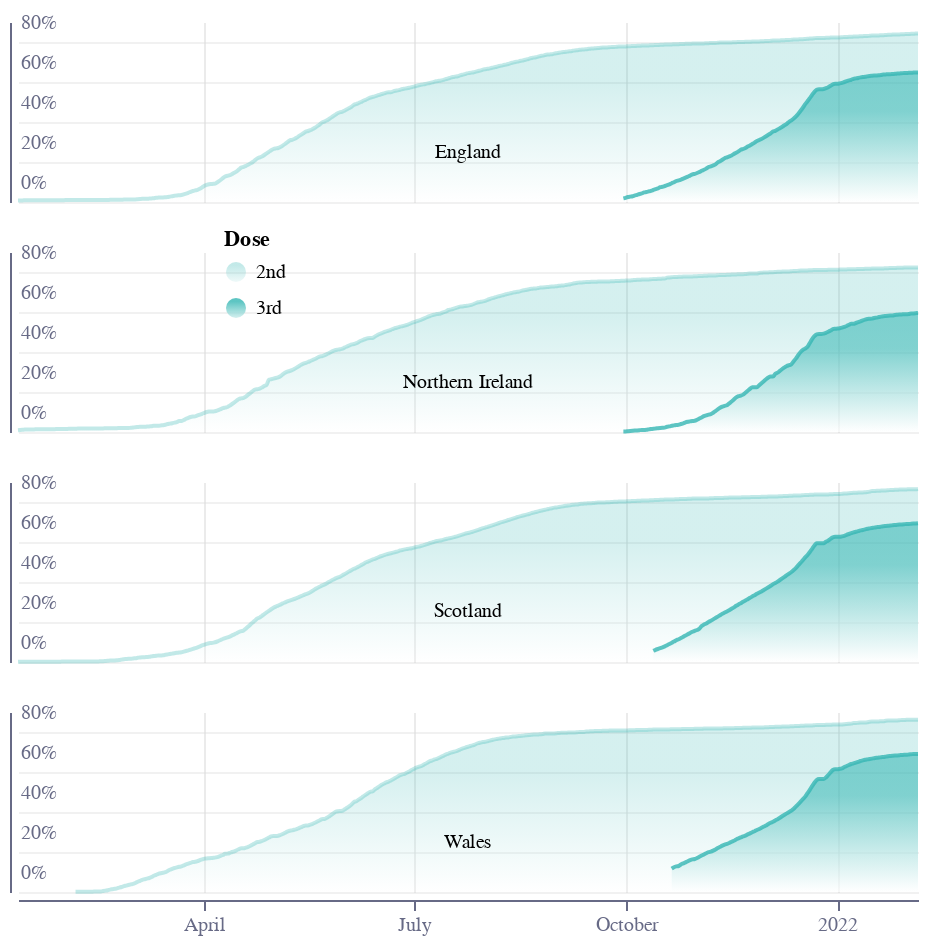

The notebook cell saved with this chart:
### Code cell
base = (
    alt.Chart(f2)
    .encode(
        x=alt.X(
            "date:T",
            sort=[],
            axis=alt.Axis(
                gridOpacity=0.6,
                titleAlign="center",
                titleAnchor="middle",
                title="",
                titleY=-15,
                titleX=207,
                labelColor=colors["eco-gray"],
                titleColor=colors["eco-gray"],
                tickColor=colors["eco-gray"],
                domainColor=colors["eco-gray"],
                tickCount=5,
                orient="bottom",
                labelAngle=0,
            ),
        ),
        tooltip="tooltip:N",
    )
    .transform_calculate(
        tooltip="datum.region+' | '+utcFormat(datum.date,'%B %d, %Y')+' | '+datum.dose+ ' dose: '+datum.value +'%'"
    )
)
area = (
    base.mark_area(
        interpolate="monotone",
        fillOpacity=0.7,
        line={"color": colors["eco-turquiose"]},
        color=alt.Gradient(
            gradient="linear",
            stops=[
                alt.GradientStop(color=colors["eco-turquiose"], offset=0.7),
                alt.GradientStop(color="white", offset=0),
            ],
            x1=1,
            x2=1,
            y1=1,
            y2=0,
        ),
    )
    .encode(
        y=alt.Y(
            "y:Q",
            sort=[],
            stack=False,
            axis=alt.Axis(
                title="",
                #             domain=False,
                gridOpacity=0.4,
                ticks=False,
                labelAlign="left",
                labelBaseline="middle",
                labelPadding=-5,
                labelOffset=-10,
                titleX=21,
                format=".0%",
                titleY=-5,
                titleAngle=0,
                titleFontSize=10,
                titleFontWeight="normal",
                titleAlign="left",
                tickCount=6,
                labelColor=colors["eco-gray"],
                titleColor=colors["eco-gray"],
                tickColor=colors["eco-gray"],
                domainColor=colors["eco-gray"],
            ),
        ),
        row=alt.Row(
            "region:N",
            header=alt.Header(
                title="", orient="top", labelAnchor="middle", labelPadding=-70
            ),
        ),
        opacity=alt.Opacity(
            "dose:N", title="Dose", legend=alt.Legend(orient="top-left", padding=85)
        ),
    )
    .transform_calculate(y="datum.value/100")
)
layer1 = (
    ((area).properties(height=90, width=450))
    .configure_view(stroke=None)
    .properties(title="")
)
layer1.save("visualisation/" + f + ".json")
layer1.save("visualisation/" + f + ".png")
open("README.md", "w").write(readme)
layer1

### Figure 1 — Vega-Lite specification as saved in the notebook (floating-point values rounded to 4 significant figures; data arrays with more than 128 entries replaced by an {"elided": "..."} marker saying what was removed)
{"config": {"view": {"continuousWidth": 400, "continuousHeight": 300, "stroke": null}}, "data": {"name": "data-4b000d916375131a904cc45ef66370f7"}, "mark": {"type": "area", "color": {"gradient": "linear", "stops": [{"color": "#36B7B4", "offset": 0.7}, {"color": "white", "offset": 0}], "x1": 1, "x2": 1, "y1": 1, "y2": 0}, "fillOpacity": 0.7, "interpolate": "monotone", "line": {"color": "#36B7B4"}}, "encoding": {"opacity": {"type": "nominal", "field": "dose", "legend": {"orient": "top-left", "padding": 85}, "title": "Dose"}, "row": {"type": "nominal", "field": "region", "header": {"labelAnchor": "middle", "labelPadding": -70, "orient": "top", "title": ""}}, "tooltip": {"type": "nominal", "field": "tooltip"}, "x": {"type": "temporal", "axis": {"domainColor": "#676A86", "gridOpacity": 0.6, "labelAngle": 0, "labelColor": "#676A86", "orient": "bottom", "tickColor": "#676A86", "tickCount": 5, "title": "", "titleAlign": "center", "titleAnchor": "middle", "titleColor": "#676A86", "titleX": 207, "titleY": -15}, "field": "date", "sort": []}, "y": {"type": "quantitative", "axis": {"domainColor": "#676A86", "format": ".0%", "gridOpacity": 0.4, "labelAlign": "left", "labelBaseline": "middle", "labelColor": "#676A86", "labelOffset": -10, "labelPadding": -5, "tickColor": "#676A86", "tickCount": 6, "ticks": false, "title": "", "titleAlign": "left", "titleAngle": 0, "titleColor": "#676A86", "titleFontSize": 10, "titleFontWeight": "normal", "titleX": 21, "titleY": -5}, "field": "y", "sort": [], "stack": false}}, "height": 90, "title": "", "transform": [{"calculate": "datum.region+' | '+utcFormat(datum.date,'%B %d, %Y')+' | '+datum.dose+ ' dose: '+datum.value +'%'", "as": "tooltip"}, {"calculate": "datum.value/100", "as": "y"}], "width": 450, "$schema": "https://vega.github.io/schema/vega-lite/v4.8.1.json", "datasets": {"data-4b000d916375131a904cc45ef66370f7": {"elided": "2025 records"}}}
